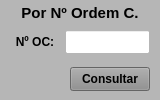
               <widget class="QWidget" name="widget_Cor10" native="true">
                <property name="sizePolicy">
                 <sizepolicy hsizetype="Preferred" vsizetype="Preferred">
                  <horstretch>0</horstretch>
                  <verstretch>0</verstretch>
                 </sizepolicy>
                </property>
                <property name="minimumSize">
                 <size>
                  <width>0</width>
                  <height>0</height>
                 </size>
                </property>
                <property name="maximumSize">
                 <size>
                  <width>160</width>
                  <height>16777215</height>
                 </size>
                </property>
                <property name="styleSheet">
                 <string notr="true">background-color: rgb(182, 182, 182);</string>
                </property>
                <layout class="QVBoxLayout" name="verticalLayout_11">
                 <property name="spacing">
                  <number>5</number>
                 </property>
                 <property name="leftMargin">
                  <number>5</number>
                 </property>
                 <property name="topMargin">
                  <number>3</number>
                 </property>
                 <property name="rightMargin">
                  <number>5</number>
                 </property>
                 <property name="bottomMargin">
                  <number>3</number>
                 </property>
                 <item>
                  <widget class="QLabel" name="label_58">
                   <property name="minimumSize">
                    <size>
                     <width>0</width>
                     <height>15</height>
                    </size>
                   </property>
                   <property name="maximumSize">
                    <size>
                     <width>16777215</width>
                     <height>15</height>
                    </size>
                   </property>
                   <property name="font">
                    <font>
                     <pointsize>11</pointsize>
                     <weight>75</weight>
                     <bold>true</bold>
                    </font>
                   </property>
                   <property name="text">
                    <string>Por Nº Ordem C.</string>
                   </property>
                   <property name="alignment">
                    <set>Qt::AlignCenter</set>
                   </property>
                  </widget>
                 </item>
                 <item>
                  <widget class="QWidget" name="widget_40" native="true">
                   <property name="minimumSize">
                    <size>
                     <width>0</width>
                     <height>30</height>
                    </size>
                   </property>
                   <property name="maximumSize">
                    <size>
                     <width>16777215</width>
                     <height>30</height>
                    </size>
                   </property>
                   <property name="styleSheet">
                    <string notr="true"/>
                   </property>
                   <layout class="QHBoxLayout" name="horizontalLayout_16">
                    <property name="spacing">
                     <number>5</number>
                    </property>
                    <property name="leftMargin">
                     <number>5</number>
                    </property>
                    <property name="topMargin">
                     <number>3</number>
                    </property>
                    <property name="rightMargin">
                     <number>5</number>
                    </property>
                    <property name="bottomMargin">
                     <number>3</number>
                    </property>
                    <item>
                     <widget class="QLabel" name="label_73">
                      <property name="minimumSize">
                       <size>
                        <width>50</width>
                        <height>0</height>
                       </size>
                      </property>
                      <property name="maximumSize">
                       <size>
                        <width>50</width>
                        <height>16777215</height>
                       </size>
                      </property>
                      <property name="font">
                       <font>
                        <pointsize>9</pointsize>
                        <weight>75</weight>
                        <bold>true</bold>
                       </font>
                      </property>
                      <property name="text">
                       <string>Nº OC:</string>
                      </property>
                      <property name="alignment">
                       <set>Qt::AlignCenter</set>
                      </property>
                     </widget>
                    </item>
                    <item>
                     <widget class="QLineEdit" name="line_Num_OC">
                      <property name="sizePolicy">
                       <sizepolicy hsizetype="Preferred" vsizetype="Preferred">
                        <horstretch>0</horstretch>
                        <verstretch>0</verstretch>
                       </sizepolicy>
                      </property>
                      <property name="minimumSize">
                       <size>
                        <width>0</width>
                        <height>0</height>
                       </size>
                      </property>
                      <property name="maximumSize">
                       <size>
                        <width>16777215</width>
                        <height>16777215</height>
                       </size>
                      </property>
                      <property name="font">
                       <font>
                        <pointsize>9</pointsize>
                       </font>
                      </property>
                      <property name="styleSheet">
                       <string notr="true">background-color: rgb(255, 255, 255);</string>
                      </property>
                      <property name="alignment">
                       <set>Qt::AlignCenter</set>
                      </property>
                      <property name="placeholderText">
                       <string/>
                      </property>
                     </widget>
                    </item>
                   </layout>
                  </widget>
                 </item>
                 <item>
                  <widget class="QWidget" name="widget_47" native="true">
                   <property name="minimumSize">
                    <size>
                     <width>0</width>
                     <height>30</height>
                    </size>
                   </property>
                   <property name="maximumSize">
                    <size>
                     <width>16777215</width>
                     <height>30</height>
                    </size>
                   </property>
                   <property name="styleSheet">
                    <string notr="true"/>
                   </property>
                   <layout class="QHBoxLayout" name="horizontalLayout_17">
                    <property name="spacing">
                     <number>5</number>
                    </property>
                    <property name="leftMargin">
                     <number>5</number>
                    </property>
                    <property name="topMargin">
                     <number>3</number>
                    </property>
                    <property name="rightMargin">
                     <number>5</number>
                    </property>
                    <property name="bottomMargin">
                     <number>3</number>
                    </property>
                    <item>
                     <widget class="QLabel" name="label_21">
                      <property name="text">
                       <string/>
                      </property>
                     </widget>
                    </item>
                    <item>
                     <widget class="QPushButton" name="btn_Num_OC">
                      <property name="sizePolicy">
                       <sizepolicy hsizetype="Preferred" vsizetype="Preferred">
                        <horstretch>0</horstretch>
                        <verstretch>0</verstretch>
                       </sizepolicy>
                      </property>
                      <property name="maximumSize">
                       <size>
                        <width>80</width>
                        <height>16777215</height>
                       </size>
                      </property>
                      <property name="font">
                       <font>
                        <pointsize>9</pointsize>
                        <weight>75</weight>
                        <bold>true</bold>
                       </font>
                      </property>
                      <property name="cursor">
                       <cursorShape>PointingHandCursor</cursorShape>
                      </property>
                      <property name="styleSheet">
                       <string notr="true">background-color: rgb(141, 141, 141);</string>
                      </property>
                      <property name="text">
                       <string>Consultar</string>
                      </property>
                     </widget>
                    </item>
                   </layout>
                  </widget>
                 </item>
                </layout>
               </widget>
